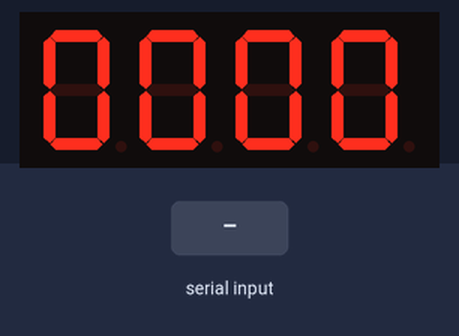
A sketch run on a simulated Arduino Uno, built with avr-gcc and run on an emulated ATmega328P. Shown: 4-digit seven-segment display. Wiring (inferred from the names in the program): 4-digit 7-segment display, segments lit when HIGH: segments pin 2, pin 3, pin 4, pin 5, pin 6, pin 7, pin 8, pin 9; digit selects pin 13, pin 12, pin 11, pin 10. Inputs (shaded band) come from the test bench. The segment pins are drawn as the display they are named for.

Above: at 1.2 s.
1.3 s: "u" received over Serial
At 2.7 s:
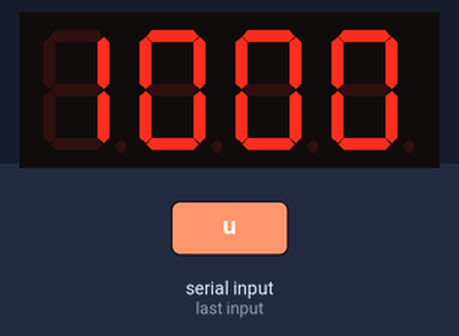
At 4.1 s:
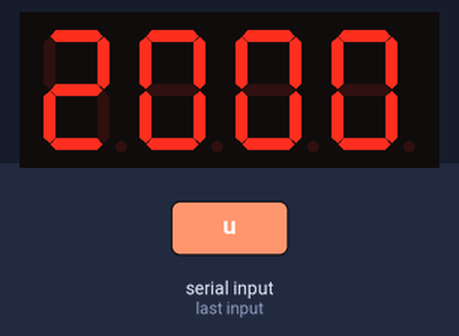
Timing chart, 0 to 5.6 s (numbered marks = the images above; inputs shaded):
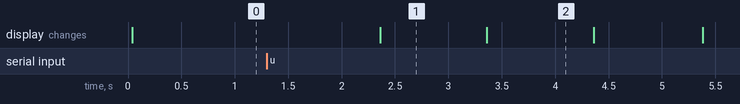

Measured:
- after the input at 1.3 s, the display: changes after 1.1 s (image 1)
- what the display in image 1 shows lasts 1.0 s, from 2.4 s to 3.4 s

The sketch:

report.ino
```cpp
#include <MsTimer2.h>      // 타이머 인터럽트 사용

int Fnd_a = 2;    // Fnd "a" 자리 핀(Pin)
int Fnd_b = 3;    // Fnd "b" 자리 핀(Pin)
int Fnd_c = 4;    // Fnd "c" 자리 핀(Pin)
int Fnd_d = 5;    // Fnd "d" 자리 핀(Pin)
int Fnd_e = 6;    // Fnd "e" 자리 핀(Pin)
int Fnd_f = 7;    // Fnd "f" 자리 핀(Pin)
int Fnd_g = 8;    // Fnd "g" 자리 핀(Pin)
int Fnd_dot = 9;  // Fnd "dot" 자리 핀(Pin)
/* 전역 변수 선언 */
int place_1 = 13;    // Fnd 1의 자리
int place_10 = 12;   // Fnd 10의 자리
int place_100 = 11;   // Fnd 100의 자리
int place_1000 = 10;  // Fnd 1000의 자리

unsigned int FndCnt = 0;          // Fnd 숫자 디스플레이 변수
unsigned int FndPlaceTickCnt = 0;  // Fnd 자리 시프트 변수
boolean flag = 0;                 // Fnd 값 상승 or 정지 플래그 변수
boolean down = 0;                 // Fnd 값 감소 변수

byte seven_seg_digits[10][8] = {  // 0~9까지
// a, b, c, d, e, f, g, h
  {1, 1, 1, 1, 1, 1, 0, 0},  // 0
  {0, 1, 1, 0, 0, 0, 0, 0},  // 1
  {1, 1, 0, 1, 1, 0, 1, 0},  // 2
  {1, 1, 1, 1, 0, 0, 1, 0},  // 3
  {0, 1, 1, 0, 0, 1, 1, 0},  // 4
  {1, 0, 1, 1, 0, 1, 1, 0},  // 5
  {1, 0, 1, 1, 1, 1, 1, 0},  // 6
  {1, 1, 1, 0, 0, 1, 0, 0},  // 7
  {1, 1, 1, 1, 1, 1, 1, 0},  // 8
  {1, 1, 1, 1, 0, 1, 1, 0}  // 9
};

void NumberDisplay(byte num)  // Fnd에 num값에 해당하는 숫자를 표현하는 함수
{
  int j;

  for (j = 0; j <= 7; j++) // a ~ g
  {
    // Fnd에 표현되는 숫자는 seven_seg_digits에 선언
      digitalWrite(j+2, seven_seg_digits[num][j]);
  }
}
// 4열 Fnd에 4개의 자리 핀(Pin)에 신호를 번갈아 가면서 선택
void Fnd_4place_Display_()
{
  int j, k, l, m = 0;

  //FndCnt = 1234;

  j = (FndCnt % 10000) / 1000; // 1000의 자리
  k = (FndCnt % 1000) / 100; // 100의 자리
  l = (FndCnt % 100) / 10; // 10의 자리
  m = (FndCnt % 10);   // 1의 자리

  switch (FndPlaceTickCnt) // 1ms마다 Fnd 자리 핀(Pin) 선택
  {
     case 0:
      digitalWrite(place_1, LOW);
      digitalWrite(place_10, HIGH);
      digitalWrite(place_100, HIGH);
      digitalWrite(place_1000, HIGH);
      NumberDisplay(m);
      break;
    case 1:
      digitalWrite(place_1, HIGH);
      digitalWrite(place_10, LOW);
      digitalWrite(place_100, HIGH);
      digitalWrite(place_1000, HIGH);
      NumberDisplay(l);
      break;
    case 2:
      digitalWrite(place_1, HIGH);
      digitalWrite(place_10, HIGH);
      digitalWrite(place_100, LOW);
      digitalWrite(place_1000, HIGH);
      NumberDisplay(k);
      break;
    case 3:
      digitalWrite(place_1, HIGH);
      digitalWrite(place_10, HIGH);
      digitalWrite(place_100, HIGH);
      digitalWrite(place_1000, LOW);
      NumberDisplay(j);
      break;
  }
}
void ISR_Timer()
{
  static unsigned int cnt, cnt2 = 0;
  /* Timer에서 flag 변수 값의 상태 여부를 1s 마다 체크하여, flag값이 참이라면 FndCnt값을 증가 시킨다.
     만일 flag값이 거짓이라면 FndCnt값의 증가를 정지한다. 또는 down 변수 값의 상태 여부를 1s 마다 체크하여,
     down값이 참이라면 FndCnt값을 감소 시킨다. 만일 down값이 거짓이라면 FndCnt값의 감소를 정지한다.
     FndCnt값이 0보다 작으면 9999로 넘어간다. */

  if (flag)
  {
    if (cnt == 1000)
    {
      if (FndCnt >= 9999)
      {
        FndCnt = 0;
      }
      else
      {
        FndCnt++;
      }
      cnt = 0;
    }
    else
    {
      cnt++;
    }
  }

if (down)
  {
    if (cnt == 1000)
    {
      if (FndCnt <= 0)
      {
        FndCnt = 9999;
      }
      else
      {
        FndCnt--;
      }
      cnt = 0;
    }
    else
    {
      cnt++;
    }
  }

  if (cnt2 == 4)
  {
    if (FndPlaceTickCnt == 4)
    {
      FndPlaceTickCnt = 0;
    }
    else
    {
      FndPlaceTickCnt++;
    }
    cnt2 = 0;
  }
  else
  {
    cnt2++;
  }

}


/* cnt2값이 1ms마다 증가한다. 이는 Fnd에 자리 핀(Pin)에 번갈아 가면서 신호를 주기 위한 카운트 변수이다.
4ms마다 FndPlaceTickCnt 변수 값이 증가하며, 이 변수 값에 의해서 Fnd에 공통캐소드 핀(Pin)에 자리가 변경되면서 Fnd에 숫자가 표현 된다.
여러 자리의 숫자를 출력할 때는 한 개씩 빠르게 켰다 껐다를 반복하여 동시에 켠 것처럼 보이게 한다. 이를 다이내믹 디스플레이 제어 방식이라 한다. */

void setup()  // 초기화
{
  pinMode(Fnd_a, OUTPUT);    // Fnd 'a' 위치의 핀(Pin) 출력 포트 설정
  pinMode(Fnd_b, OUTPUT);    // Fnd 'b' 위치의 핀(Pin) 출력 포트 설정
  pinMode(Fnd_c, OUTPUT);    // Fnd 'c' 위치의 핀(Pin) 출력 포트 설정
  pinMode(Fnd_d, OUTPUT);    // Fnd 'd' 위치의 핀(Pin) 출력 포트 설정
  pinMode(Fnd_e, OUTPUT);    // Fnd 'e' 위치의 핀(Pin) 출력 포트 설정
  pinMode(Fnd_f, OUTPUT);     // Fnd 'f' 위치의 핀(Pin) 출력 포트 설정
  pinMode(Fnd_g, OUTPUT);    // Fnd 'g' 위치의 핀(Pin) 출력 포트 설정
  pinMode(Fnd_dot, OUTPUT);  // Fnd 'dot' 위치의 핀(Pin) 출력 포트 설정

  pinMode(place_1, OUTPUT);  // Fnd1
  pinMode(place_10, OUTPUT);  // Fnd10
  pinMode(place_100, OUTPUT);   // Fnd100
  pinMode(place_1000, OUTPUT);   // Fnd1000

  Serial.begin(9600); //시리얼 통신 포트를 컴퓨터와 연결한다.

  MsTimer2::set(1, ISR_Timer);  // 타이머 인터럽트 설정, 1ms마다, ISR_Timer를 불러옴
  MsTimer2::start();           // 타이머 인터럽트 On
}
/* 문자를 입력하여 Fnd의 숫자 값을 증가, 감소, 정지, 리셋 하도록 한다. */
void loop()  // 무한 루프
{
  Fnd_4place_Display_();  // Fnd값 출력 디스플레이 함수
  if(Serial.available()){          // 시리얼 통신에 수신된 데이터가 있는지 확인
    char ord = Serial.read();      // 시리얼 통신을 통하여 수신된 값을 읽는다.

    if(ord == 'u')            // 수신된 값이 u일 경우
    {
      flag = 1;              // Fnd 값 증가 시작
      down = 0;
    }

    else if(ord == 's')     // 수신된 값이 s일 경우
    {
      flag = 0;             // Fnd 값 상승, 감소 모두 정지
      down = 0;
    }
    else if(ord == 'r')     // 수신된 값이 r일 경우
    {
      flag = 0;
      FndCnt = 0;           // Fnd 값 클리어
      down = 0;
    }
    else if(ord == 'd')    // 수신된 값이 d일 경우
    {
      flag = 0;            // Fnd 값 감소 시작
      down = 1;
    }
  }
}
```
